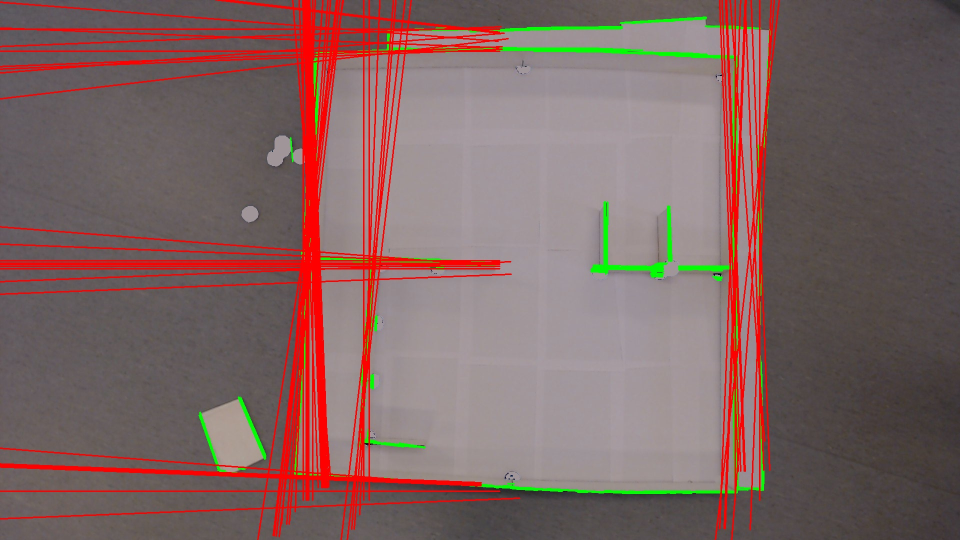
#> input picture Bison/ImageProcessing/linjebilde.jpg, 1920 x 1080 px, given in place of the camera (shown at 1/2 size)
$ python detectDeadEnds.py
#> lines starting #> are read from the running program, lines starting #| are printed output that depends on the picture; after the words box and inside, x2 and y2 are one past the last pixel; in counts of white or black regions, pixels touching at a corner belong together
### Bison/ImageProcessing/camera.py
import cv2


class Camera:
    """
    Controls a camera so multiple classes can access the same camera with minimal setup delay \n
    """

    cam = None

    @staticmethod
    def initCam(camNr: int = 0):
        """
        Initialise the camera class with a camera. \n
        must be called ony ones before geting an instance of the class \n
        :param camNr: Camra to use, 0 is the standard webCam og te PC
        :return: None
        """
        Camera.cam = cv2.VideoCapture(camNr)
        Camera.cam.set(cv2.CAP_PROP_FRAME_HEIGHT, 1080)
        Camera.cam.set(cv2.CAP_PROP_FRAME_WIDTH, 1920)
        Camera.cam.set(cv2.CAP_PROP_AUTOFOCUS, 0)

    # [7 lines left out: function releaseCam, not called in this run]

    def takePictureRgb(self):
        _, frame = Camera.cam.read()
#> frame is the input picture: shape (1080, 1920, 3); mean B, G, R 99, 101.2, 126.6
        frame = cv2.cvtColor(frame, cv2.COLOR_BGR2RGB)
        return frame

    def takePicture(self):
        _, frame = Camera.cam.read()
        return frame

### Bison/ImageProcessing/maze_recogn.py
import os
import numpy as np
import cv2
from Bison.ImageProcessing.camera import Camera

realtime = False
stillPic = False
testing = False


class mazeRecognizer:
    """
    Reads a picture, filters it, gets the lines in the picture from the \n
    HoughLinesP-function, then returns a list of the lines (in coordinates, \n
    (x1y1, x2y2) and a picture with the line drawn on it.
    """
    def __init__(self):
        self.cam = Camera()

    def filtering(self, picture):
        """
        Filters a given picture. Changes to grayscale, \n
        then blurs, edge detects, dilates/erodes, uses \n
        morphological closing then returns the picture.

        :param picture: Picture to filter \n
        :return: The picture filtered \n
        """
        grayfilt = cv2.cvtColor(picture, cv2.COLOR_BGR2GRAY)
        grayfilt = cv2.GaussianBlur(grayfilt, (9, 9), 0)

        edges = cv2.Canny(grayfilt, 50, 120, apertureSize=3)
        edges = cv2.dilate(edges, None, iterations=3)
        edges = cv2.erode(edges, None, iterations=2)
        kernel = np.ones((7, 7), np.uint8)
        edges = cv2.morphologyEx(edges, cv2.MORPH_CLOSE, kernel)

        return edges

    def findMaze(self):
        """
        At the moment; reads a picture from the project, \n
        sends it to the filtering-function, runs HoughLinesP \n
        on the picture, then draws these lines on the picture. \n

        Then returns the list of coordinates (x1y1, x2y2) for the \n
        lines, as well as the picture with the lines drawn.
        :return: List of lines (in x1y1, x2y2 coordinates) and picture
        """
        if testing:
            pic2 = cv2.imread(
                os.getcwd() + "\\" + "..\\..\\Pictures\\DeadEnds\\perf2.jpg", -1)
        else:
            pic2 = self.cam.takePicture()

        edges2 = self.filtering(pic2)
#> in filtering, `grayfilt = cv2.cvtColor(picture, cv2.COLOR_BGR2GRAY)`:
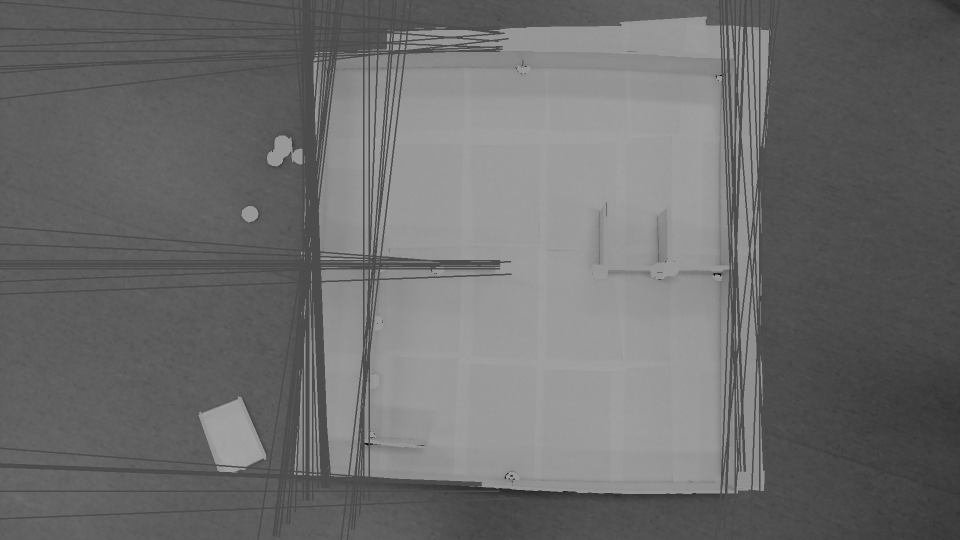
#> grayfilt: shape (1080, 1920) (shown at 1/2 size); min 2, max 167, mean 108.5
#> in filtering, `edges = cv2.Canny(grayfilt, 50, 120, apertureSize=3)`:
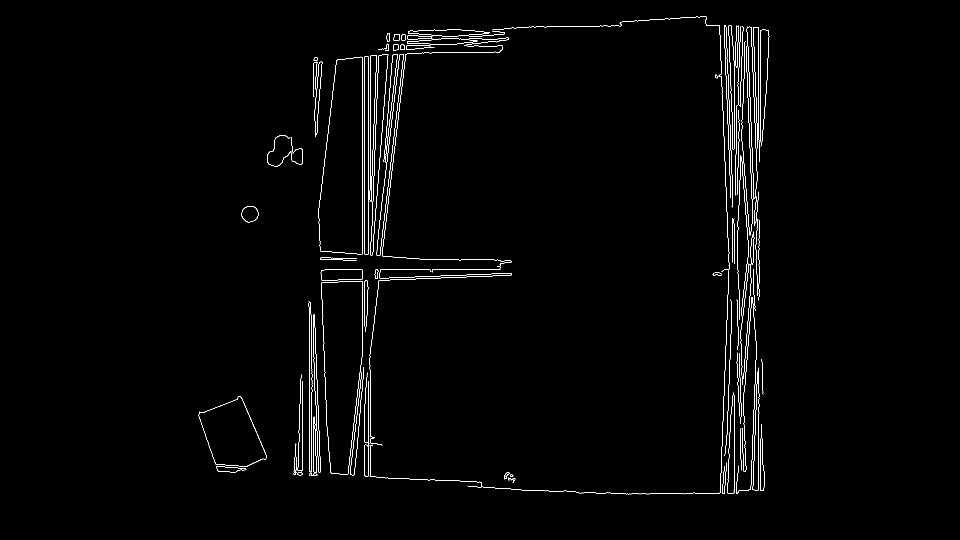
#> edges: shape (1080, 1920) (shown at 1/2 size); 1.2% white in thin lines or dots, all inside (x1, y1, x2, y2) = (397, 32, 1539, 989)
#> in filtering, `edges = cv2.dilate(edges, None, iterations=3)`: edges: shape (1080, 1920); 7.6% white; 10 white regions, largest, box (x1, y1, x2, y2) and area: (634, 29, 1542, 992) 133398, (614, 599, 645, 955) 8041, (394, 790, 536, 948) 4493
#> in filtering, `edges = cv2.erode(edges, None, iterations=2)`: edges: shape (1080, 1920); 4.9% white; 10 white regions, largest, box (x1, y1, x2, y2) and area: (636, 31, 1540, 990) 86462, (616, 601, 643, 953) 6389, (396, 792, 534, 946) 2105
#> in filtering, `edges = cv2.morphologyEx(edges, cv2.MORPH_CLOSE, kernel)`:
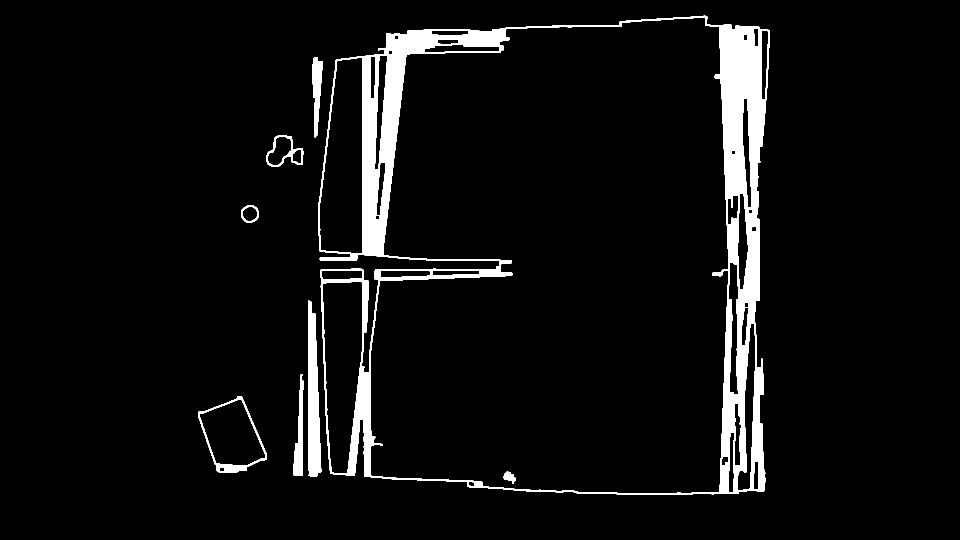
#> edges: shape (1080, 1920) (shown at 1/2 size); 5.7% white; 8 white regions, largest, box (x1, y1, x2, y2) and area: (636, 31, 1540, 990) 103819, (616, 601, 643, 953) 6544, (396, 792, 534, 946) 2280

        lines2 = cv2.HoughLinesP(edges2, 1, np.pi / 1000, 50, maxLineGap=90, minLineLength=80)
#> lines2 = 401 rows, first 6: [1495, 52, 1518, 982], [1449, 49, 1491, 885], [697, 950, 786, 68], [1442, 50, 1471, 987], [724, 838, 813, 68], [1447, 987, 1480, 52]

        for data in lines2:
            x1 = data[0][0]
            y1 = data[0][1]
            x2 = data[0][2]
            y2 = data[0][3]

            cv2.line(pic2, (x1, y1), (x2, y2), (0, 255, 0), 2)
#> this loop made 401 passes
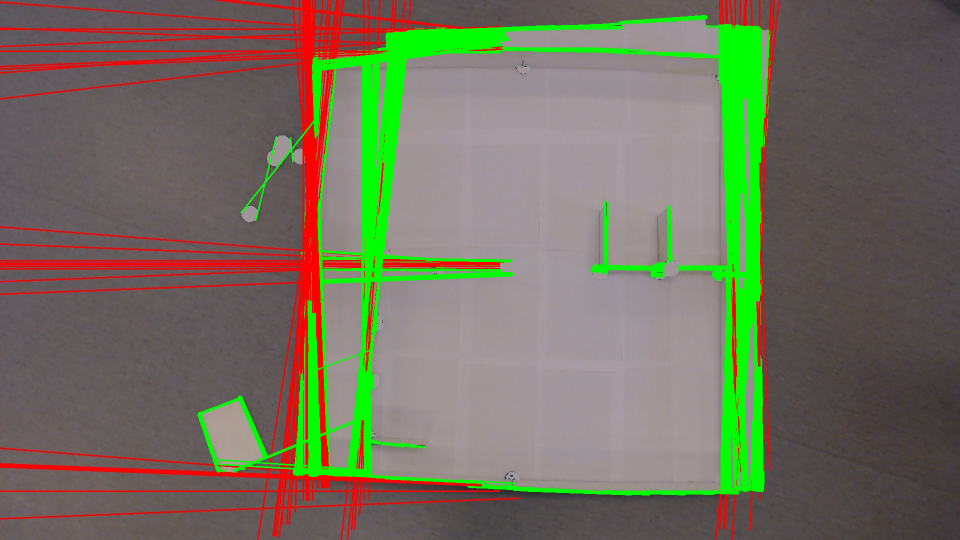
#> pic2: shape (1080, 1920, 3) (shown at 1/2 size); 7.18% of pixels changed, all inside (x1, y1, x2, y2) = (395, 30, 1540, 991)

        return lines2, cv2.cvtColor(pic2, cv2.COLOR_BGR2RGB)

# [9 lines that do not run on import are left out]

### Bison/ImageProcessing/detectDeadEnds.py
import cv2
import numpy as np
from Bison.ImageProcessing.camera import Camera
import matplotlib.pyplot as plt
from Bison.ImageProcessing.maze_recogn import mazeRecognizer
import math
from shapely.geometry import LineString


class DetectDeadEnds:

    def __init__(self):

        pass

    def getDeadEnds(self, frame, lineList):

        bilde = cv2.cvtColor(frame, cv2.COLOR_BGR2GRAY)
        # blurred = cv2.GaussianBlur(bilde, (9, 9), 0)
        bilde = cv2.dilate(bilde, None, iterations=6)
        skel = np.zeros(bilde.shape, np.uint8)
        size = np.size(bilde)
        ret, img = cv2.threshold(bilde, 128, 255, 0)
        element = cv2.getStructuringElement(cv2.M, (3, 3))
        done = False

        while (not done):
            eroded = cv2.erode(img, element)
            temp = cv2.dilate(eroded, element)
            temp = cv2.subtract(img, temp)
            skel = cv2.bitwise_or(skel, temp)
            img = eroded.copy()

            zeros = size - cv2.countNonZero(img)
            if zeros == size:
                done = True

        #canny = cv2.Canny(bilde, 50, 120, apertureSize=3)
        #cannyD = cv2.dilate(canny, None, iterations=2)
       #cannyE = cv2.erode(cannyD, None, iterations=3)
        cv2.imshow("cannyD", skel)
        cv2.waitKey()
        corners = cv2.goodFeaturesToTrack(skel, maxCorners=300, qualityLevel=0.4, minDistance=5, blockSize=70)

        xlist = []
        ylist = []
        XYList = []
        corners = corners.tolist()
        for i in corners:
            x, y = i[0]
            x = int(x)
            y = int(y)
            xlist.append(x)
            ylist.append(y)

            XYList.append(i[0])
            cv2.line(skel, (int(x), int(y)), (int(x), int(y)), (203, 192, 255), 2)
        plt.imshow(skel), plt.show()
        listOfCordinates = []

        for i in range(len(XYList)):
            for j in range(i + 1, len(XYList)):

                x, y = XYList[i]
                x2, y2 = XYList[j]

                dist = math.sqrt((x - x2) ** 2 + (y - y2) ** 2)
                if (dist < 150 and dist > 50):
                    listOfCordinates.append([XYList[i], XYList[j]])

        tempLineList = []

        for coordinateData in listOfCordinates:
            lx1 = coordinateData[0][0]
            ly1 = coordinateData[0][1]
            lx2 = coordinateData[1][0]
            ly2 = coordinateData[1][1]
            line = LineString([(lx1, ly1), (lx2, ly2)])
            for data in lineList:
                x1 = data[0][0]
                y1 = data[0][1]
                x2 = data[0][2]
                y2 = data[0][3]
                obst = LineString([(x1, y1), (x2, y2)])
                if not obst.intersects(line):
                    tempLineList.append([[lx1, ly1], [lx2, ly2]])


        print(tempLineList)
        for coords in tempLineList:
            lx1 = coords[0][0]
            ly1 = coords[0][1]
            lx2 = coords[1][0]
            ly2 = coords[1][1]
            cv2.line(bilde, (int(lx1), int(ly1)), (int(lx2), int(ly2)), (50, 0, 255), 2)

        plt.imshow(bilde), plt.show()
        cv2.waitKey()
        print("ferdig")


if __name__ == "__main__":
    m = mazeRecognizer()
    c = Camera()
    c.initCam(1)
    frame = c.takePictureRgb()
    #frame = cv2.imread(r"C:\Users\marcu\PycharmProjects\Luretriks-Slange\Pictures\perf.jpg")
    lines, _ = m.findMaze()
#> lines has the same summary as lines2 in findMaze
    c = DetectDeadEnds()
    c.getDeadEnds(frame, lines)
#> in getDeadEnds, `bilde = cv2.cvtColor(frame, cv2.COLOR_BGR2GRAY)`:
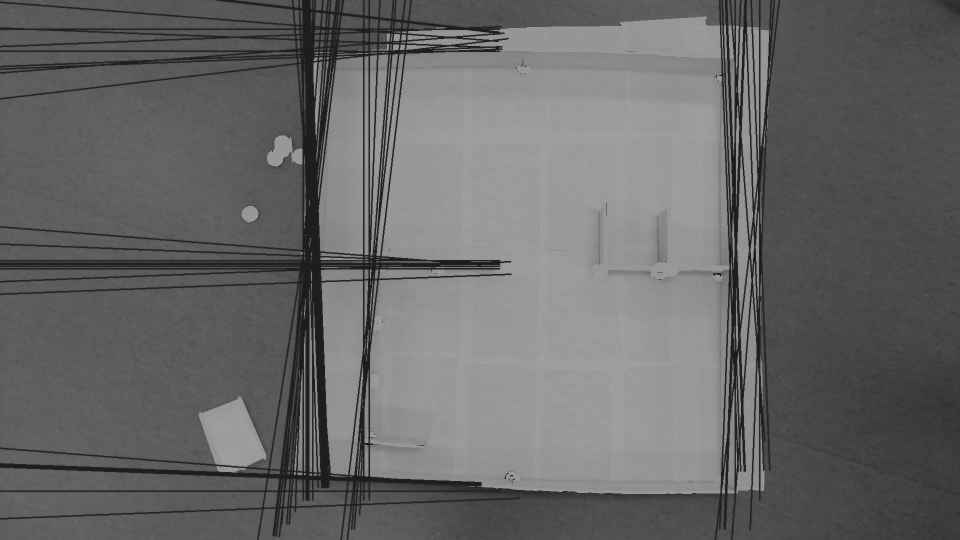
#> bilde: shape (1080, 1920) (shown at 1/2 size); min 4, max 168, mean 103.4
#> in getDeadEnds, `bilde = cv2.dilate(bilde, None, iterations=6)`:
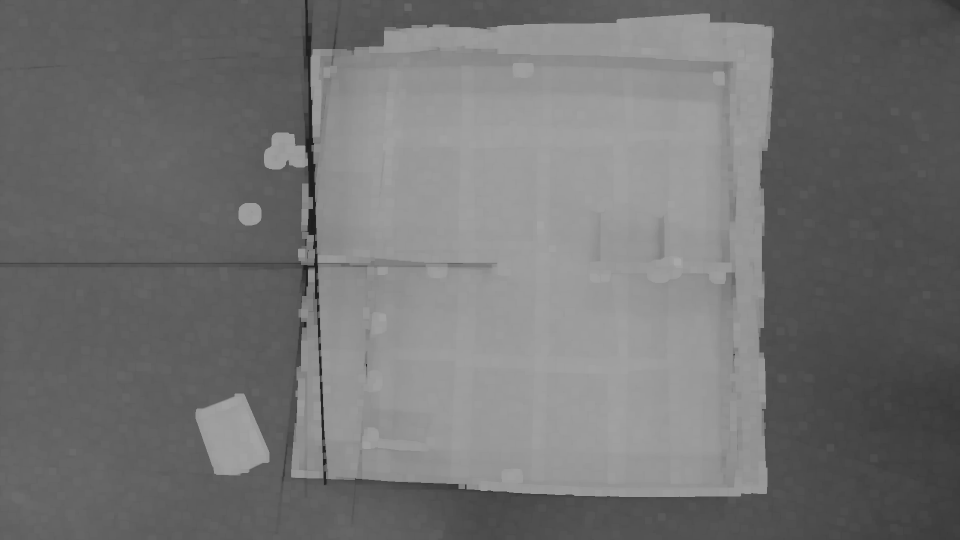
#> bilde: shape (1080, 1920) (shown at 1/2 size); min 29, max 168, mean 114.1
#> in getDeadEnds, `size = np.size(bilde)`: size = 2073600
#> in getDeadEnds, `ret, img = cv2.threshold(bilde, 128, 255, 0)`:
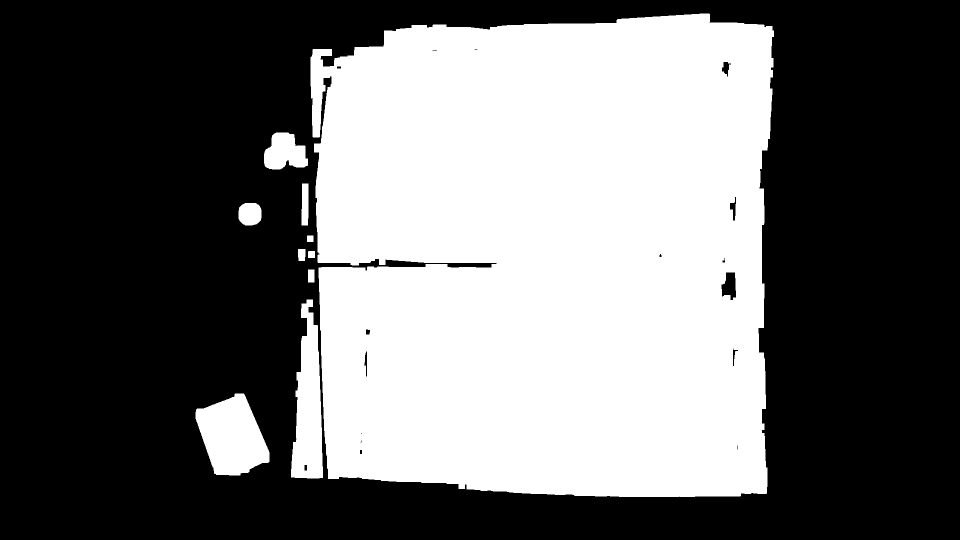
#> img: shape (1080, 1920) (shown at 1/2 size); 41.6% white; 10 white regions, largest, box (x1, y1, x2, y2) and area: (621, 27, 1548, 994) 822588, (391, 787, 539, 951) 16437, (582, 599, 646, 957) 15073
#> (the run stopped early here; a loop or call above may not have finished)
